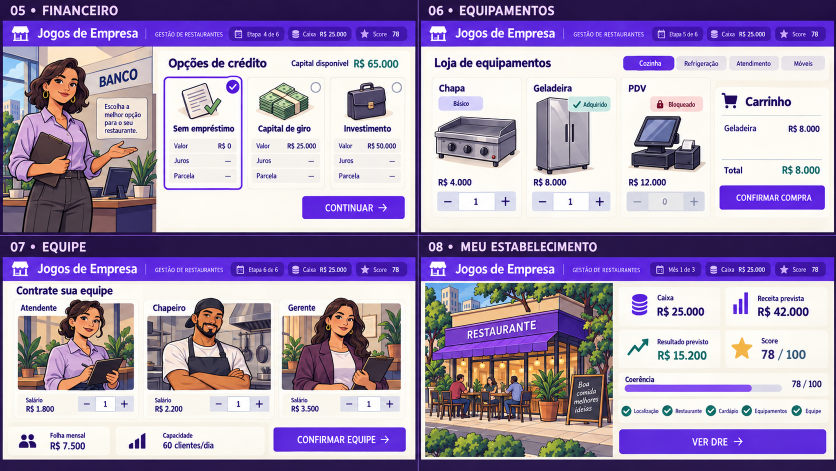
#> input picture art-source/references/concepts/03-gestao.png, 1672 x 941 px (shown at 1/2 size)
$ python -i produce_art39.py   (imports and definitions only)
#> lines starting #> are read from the running program, lines starting #| are printed output that depends on the picture
"""Technical exports and inspection boards for two independent ART-39 generations.
Artwork and alpha originate in integrated ImageGen; only uniform resampling,
transparent padding, sRGB profile, metadata and inspection composites are added.
No segmentation, repainting or background removal is performed here.
"""
from pathlib import Path
import hashlib
import json
import re
import subprocess
import sys
import uuid
from PIL import Image, ImageCms, ImageDraw

ROOT = Path(__file__).resolve().parents[3]
TASK = 'ART-39'
BASE = '1a9d59652ac379d52ac853066937a0c063cb3bec'
PROMPTS = 'docs/art/prompts/ART-39.json'
PREVIEW = 'art-source/previews/ART-39'
PRODUCER = 'art-source/editable/ART-39/produce_art39.py'
MASTER = 'Assets/Art/new/characters/CH07/ch07_canonical.png'
BACKGROUNDS = ['#F5F0E8', '#24113D']
IDS = ['CH07_CANONICAL', 'PORTRAIT_WAITER']


def read(path):
    return json.loads((ROOT/path).read_text(encoding='utf-8'))


# [4 lines left out: function write, not called in this run]


def sha(path):
    return hashlib.sha256((ROOT/path).read_bytes()).hexdigest()


def git(*args):
    return subprocess.check_output(['git', *args], cwd=ROOT, encoding='utf-8').strip()


def alpha_metrics(im):
    a = im.getchannel('A')
    h = a.histogram()
    w, height = im.size
    b = a.getbbox()
    edges = [(0,0,w,1),(0,height-1,w,height),(0,0,1,height),(w-1,0,w,height)]
    return {
        'alpha_extrema': list(a.getextrema()),
        'alpha_bbox_ltrb_px': list(b),
        'visible_bbox_alpha128_ltrb_px': list(a.point(lambda x: 255 if x>=128 else 0).getbbox()),
        'transparent_fraction': h[0]/(w*height), 'opaque_fraction': h[255]/(w*height),
        'outer_edge_alpha_max': max(a.crop(e).getextrema()[1] for e in edges),
        'transparent_margins_ltrb_px': [b[0],b[1],w-b[2],height-b[3]],
    }


# [153 lines left out: functions composite, contain, preview, export, proofs, validate, not called in this run]


# [3 lines not run here, left out]

>>> import cv2
>>> picture = cv2.imread('../../references/concepts/03-gestao.png', cv2.IMREAD_GRAYSCALE)
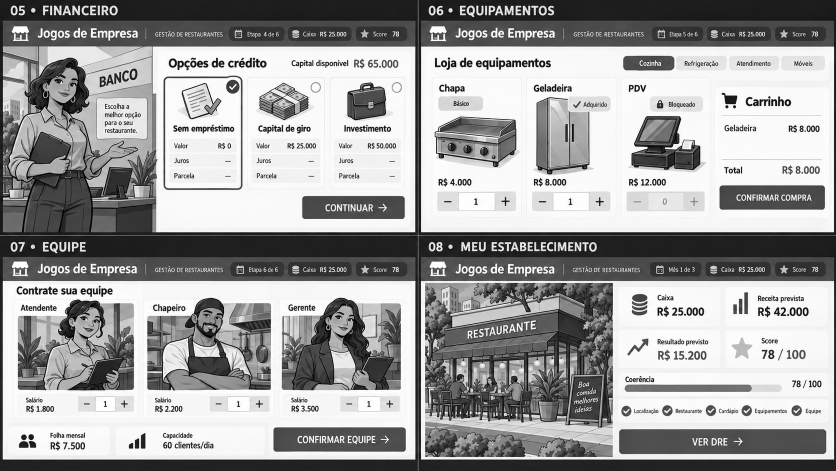
#> picture: shape (941, 1672) (shown at 1/2 size); min 0, max 255, mean 158.6
#> (the run stopped early here; a loop or call above may not have finished)

$ run again, on art-source/references/concepts/02-abertura.png
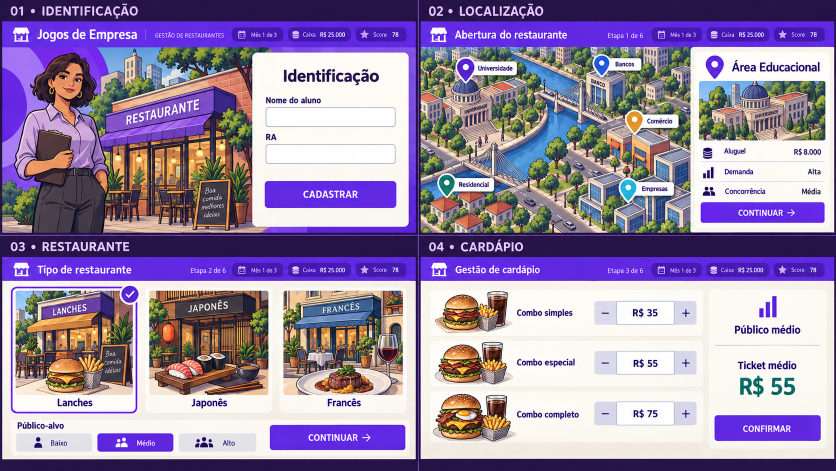
#> input picture art-source/references/concepts/02-abertura.png, 1672 x 941 px (shown at 1/2 size)
#> `picture = cv2.imread('../../references/concepts/03-gestao.png', cv2.IM..`:
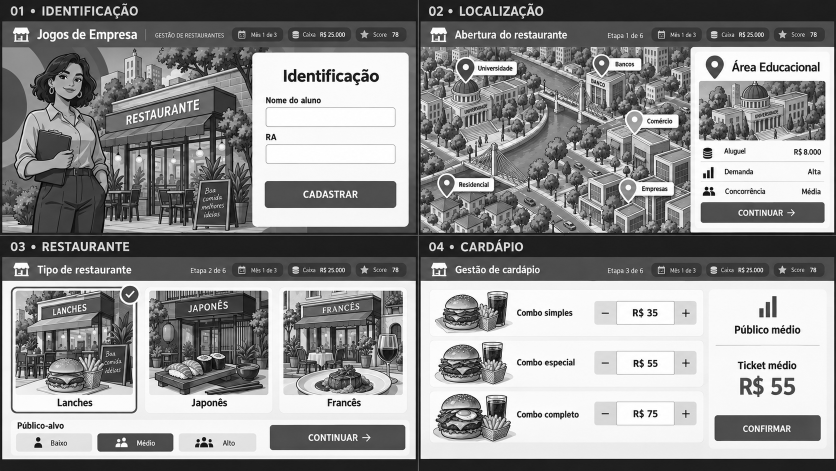
#> picture: shape (941, 1672) (shown at 1/2 size); min 0, max 255, mean 143.8
